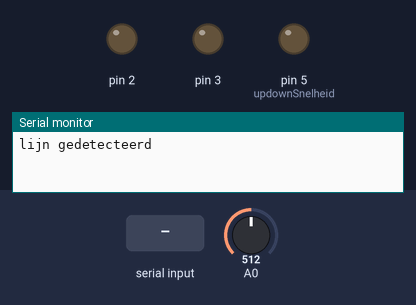
Bench run of a sketch on a simulated Arduino Uno, built with avr-gcc and run on an emulated ATmega328P. On the bench: output pins drawn as LEDs (lit = HIGH), the last lines printed to the serial monitor. Inputs (shaded band) come from the test bench; at power-on: A0 = 512. Pins used as bus, display or sensor lines are not drawn.

Above: at 2.7 s.
2.8 s: "newLeft\n" received over Serial
At 3.8 s:
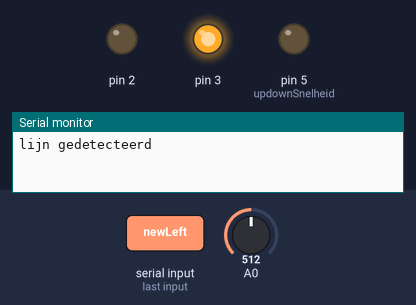
4.3 s: "newRight\n" received over Serial
At 5.3 s:
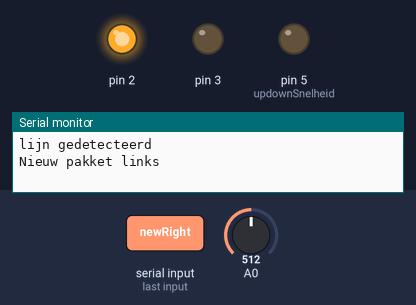
6.3 s: "left\n" received over Serial
At 8.0 s:
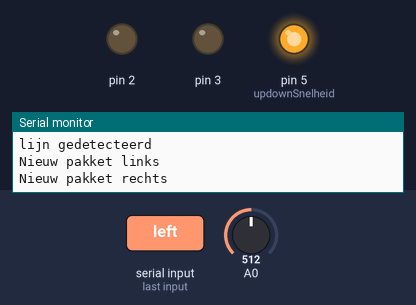
Timing chart, 0 to 14.3 s (numbered marks = the images above; inputs shaded):
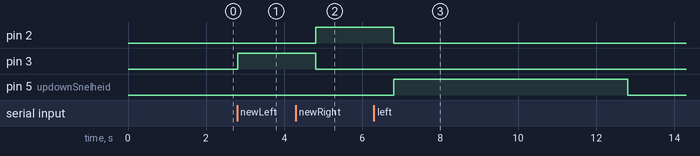

The sketch:

lopendeband.ino
```cpp
int  updownSnelheid, updown, leftrightSnelheid, leftright, lijnSensorDefault;
String currentTask;
int lijnSensorDetectie = 700;
boolean goLeft;
void setup()
{
  Serial.begin(9600);
  pinMode(2, OUTPUT);
  pinMode(3, OUTPUT);
  updownSnelheid = 5; // omhoog / omlaag: motorsnelheid
  updown = 4; // omhoog / omlaag : motorrichting
  leftrightSnelheid = 6; // links / rechts : motorsnelheid
  leftright = 7; // links / rechts: motorrichting
}

void leftOrRight()
{
  if (currentTask == "left") {

    digitalWrite(updown, HIGH);
    analogWrite(updownSnelheid, 255);
    delay(6000);
    analogWrite(updownSnelheid, 0);
  }
  else if (currentTask == "right") {
    digitalWrite(updown, LOW);
    analogWrite(updownSnelheid, 255);
    delay(6000);
    analogWrite(updownSnelheid, 0);
  }
  else if (currentTask == "newLeft")
  {
    digitalWrite(3, HIGH);
    digitalWrite(updown, LOW);
    analogWrite(updownSnelheid, 0);
    delay(2000);
    Serial.println("Nieuw pakket links");
    while (Serial.available() <= 0)
    {
      // do nothing
    }
    currentTask = Serial.readStringUntil('\n');
    digitalWrite(3, LOW);
    leftOrRight();

  }

  else if (currentTask == "newRight")
  {
    digitalWrite(2, HIGH);
    digitalWrite(updown, LOW);
    analogWrite(updownSnelheid, 0);
    delay(2000);
    Serial.println("Nieuw pakket rechts");
    while (Serial.available() <= 0)
    {
      // do nothing
    }
    currentTask = Serial.readStringUntil('\n');
    digitalWrite(2,LOW);
    leftOrRight();
  }

  else {
    // do nothing
  }

}


void loop()
{
  digitalWrite(leftright, HIGH);
  analogWrite(leftrightSnelheid, 255);

  while (analogRead(0) > lijnSensorDetectie)
  {
    // do nothing

  }

  Serial.println("lijn gedetecteerd");

  delay(800);//genoeg delay zodat het artikel tijd heeft om van de band af te vallen
  digitalWrite(leftright, HIGH);
  analogWrite(leftrightSnelheid, 0);

  digitalWrite(leftright, LOW);
  analogWrite(leftrightSnelheid, 255);
  delay(1000);
  digitalWrite(leftright, HIGH);
  analogWrite(leftrightSnelheid, 0);

  while (Serial.available() <= 0)
  {
    // do nothing
  }
  currentTask = Serial.readStringUntil('\n');
  leftOrRight();


}
```

Measured:
- after the input at 2.8 s, pin 3: LOW → HIGH at once
- after the input at 4.3 s, pin 2: LOW → HIGH after 0.51 s; pin 3: HIGH → LOW after 0.51 s
- after the input at 6.3 s, pin 2: HIGH → LOW after 0.51 s; pin 5 (updownSnelheid): LOW → HIGH after 0.51 s, → LOW 6.0 s later
